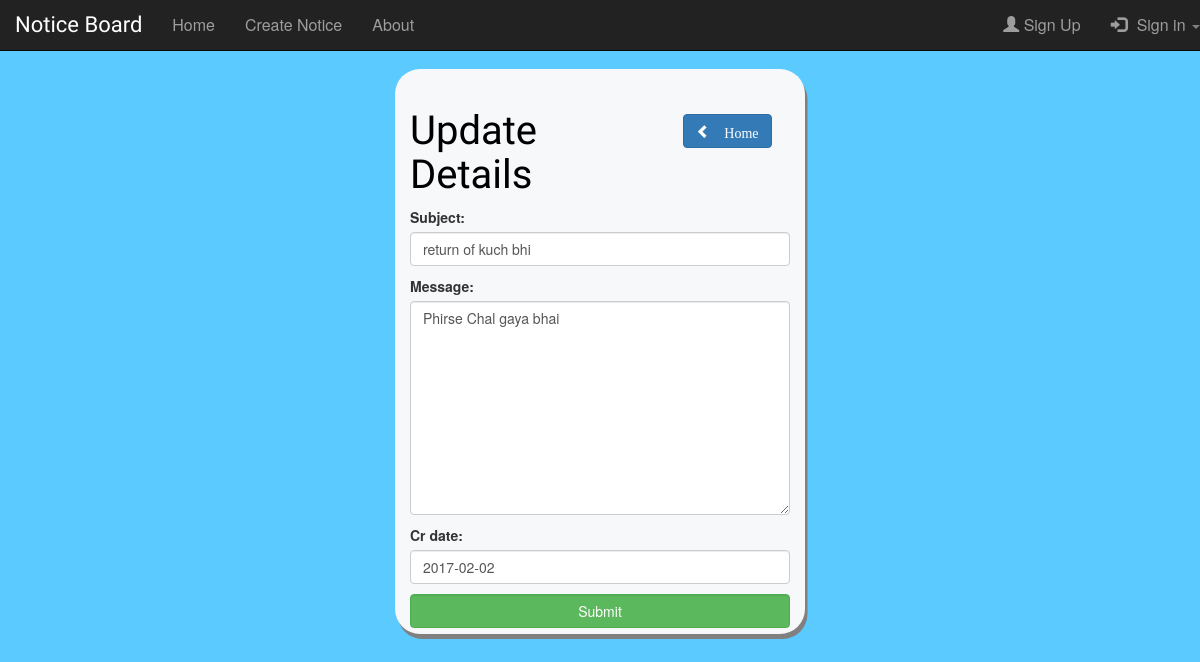
/college/4/update, run on the app's committed database.
### college/models.py (models this page shows, shortened)
class College(models.Model):
    subject = models.CharField(max_length=200)
    message = models.TextField()
    cr_date = models.DateField()

### college/views.py (the view)
# urls.py: url(r'^(?P<pk>[0-9]+)/update$', views.collegeUpdate.as_view(), name='update'),
class collegeUpdate(generic.UpdateView):
    model = College
    fields = '__all__'
    template_name_suffix = '_update_form'

### college/templates/college/college_update_form.html
{% extends 'master.html' %}
{% block main%}
<div class="row">
<div class="col-sm-8">
	<h1 id="brand">Update Details</h1>
	</div>
	<div class="col-offset-6 col-sm-4 col-md-auto " style="padding-top:6%">
				<button class="button btn btn-primary"><span role="button" class="glyphicon glyphicon-chevron-left"><a href="{% url 'college:index'  %}" style="color:white;text-decoration: None" >
				Home
				</a>
				</span>
				</button>
				</div>
				</div>
<form action="" method="post">{% csrf_token %}
    {{ form.as_p }}
    <div style="text-align:center">
	<input type='submit' name='submit value='create' class="btn btn-success" style="width:100%">
	</div>
</form>
{% endblock%}

### college/static/style.css (style rules this page uses)
body { background:#5bcaff; }
.row, .table-responsive { margin-top: 20px; }
.col-sm-4 { background-color: transparent; }
#brand { font-family: 'Sofia'; font-size: 40px; text-align: left; color: black; }

### data on the page
College: subject "return of kuch bhi", message "Phirse Chal gaya bhai", cr_date "2017-02-02"
